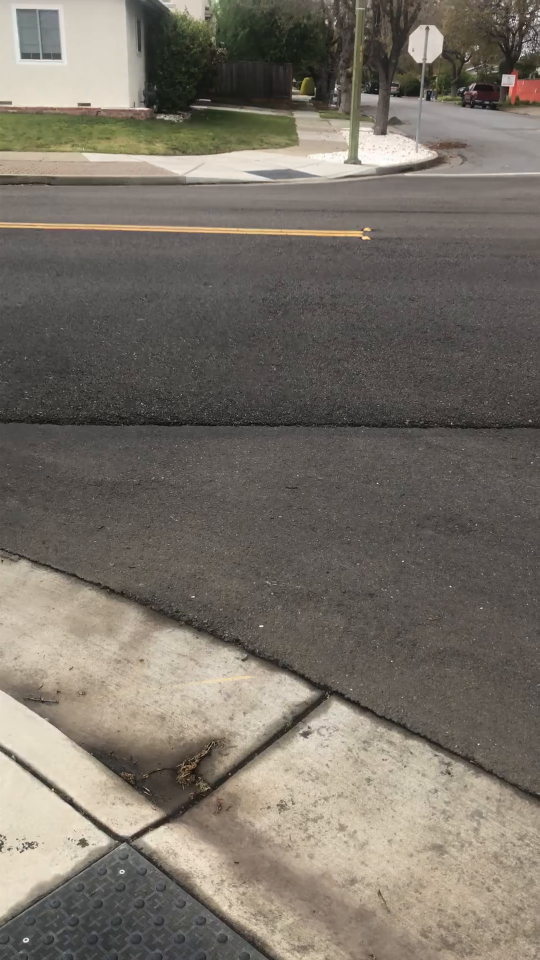
#> input picture frame 4 of IMG_0145.MOV, 1080 x 1920 px, given in place of IMG_0159.MOV, which was not available (shown at 1/2 size)
$ python crossing_finder.py
#> lines starting #> are read from the running program, lines starting #| are printed output that depends on the picture; after the words box and inside, x2 and y2 are one past the last pixel; in counts of white or black regions, pixels touching at a corner belong together; pictures that were not available may be replaced by others from this repository, and a replacement may not be noted
#> further down, frame is the input picture: shape (1920, 1080, 3); mean B, G, R 102.7, 112.7, 119.5
import cv2
import numpy as np
import time
import math

def drawline(img, pt1, pt2, color, thickness=1, style='dotted', gap=20):
    dist =((pt1[0]-pt2[0])**2+(pt1[1]-pt2[1])**2)**.5
    pts= []
    for i in  np.arange(0,dist,gap):
        r = i/dist
        x = int((pt1[0]*(1-r)+pt2[0]*r) + .5)
        y = int((pt1[1]*(1-r)+pt2[1]*r) + .5)
        p = (x,y)
        pts.append(p)

    if style == 'dotted':
        for p in pts:
            cv2.circle(img,p,thickness,color,-1)
    else:
        s = pts[0]
        e = pts[0]
        i = 0
        for p in pts:
            s = e
            e = p
            if i % 2 == 1:
                cv2.line(img, s, e, color, thickness)
            i += 1

def get_crossing(frame):
    orig_frame = cv2.resize(frame, (204, 360))
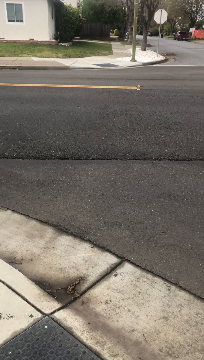
#> orig_frame: shape (360, 204, 3); mean B, G, R 102.6, 112.7, 119.4

    frame = orig_frame[120:244]
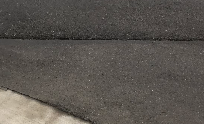
#> frame: shape (124, 204, 3); mean B, G, R 79.8, 85.2, 90.1

    lower = np.array([170, 170, 170])
    upper = np.array([230, 230, 230])

    mask = cv2.inRange(frame, lower, upper)
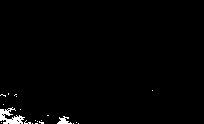
#> mask: shape (124, 204); 1.3% white; 21 white regions (19 under 20 px), largest, box (x1, y1, x2, y2) and area: (0, 107, 25, 124) 211, (57, 116, 72, 124) 63
    result = cv2.bitwise_and(frame, frame, mask = mask)

    gray = cv2.cvtColor(result, cv2.COLOR_BGR2GRAY)

    _, gray = cv2.threshold(gray, 150, 255, cv2.THRESH_BINARY)

    kernel_size = 25
    blur = cv2.GaussianBlur(gray, (kernel_size, kernel_size), 0)
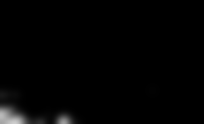
#> blur: shape (124, 204); min 0, max 205, mean 3.2
    low_t = 50
    high_t = 150

    center_x = 0
    num = 0

    for i in range(result.shape[0]):
        for j in range(result.shape[1]):
            if (blur[i][j] > 90):
                num += 1
                orig_frame[i+120][j] = (0, 255, 0)
                center_x += j
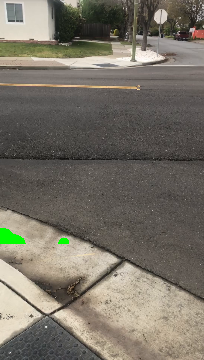
#> orig_frame: shape (360, 204, 3); 0.47% of pixels changed, all inside (x1, y1, x2, y2) = (0, 228, 69, 244)
#> after the loop, center_x = 6349; num = 344
    center_x /= max(1, num)
#> center_x = 18.46

    drawline(orig_frame, [int(center_x), 140], [int(center_x), orig_frame.shape[0]], (0, 0, 255), 3)


    edges = cv2.Canny(blur, low_t, high_t)
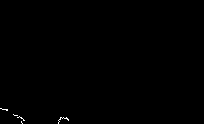
#> edges: shape (124, 204); 0.19% white in thin lines or dots, all inside (x1, y1, x2, y2) = (0, 108, 69, 124)

    # binary = cv2.bitwise_and(blur, blur)

    crosswalk_visible = False
    crossing_line = center_x
#> crossing_line = 18.46

    (contours,_) = cv2.findContours(edges, cv2.RETR_EXTERNAL, cv2.CHAIN_APPROX_NONE)
#> contours = 5 contours, all with area under 20

    for contour in contours:
        min_rect = cv2.minAreaRect(contour)

        box = cv2.boxPoints(min_rect)
        box = np.int0(box)

        y = abs(box[2][1] - box[0][1])
        x = abs(box[2][0] - box[0][0])


        if (y/max(1, x) > 1 and y > 10):
            # cv2.line(orig_frame, [box[0][0] - 5, box[0][1] + 120], [box[2][0], box[2][1] + 240], (0, 255, 0), 10)
            crosswalk_visible = True
            # crosswalk_location = [[box[0][0] - 5, box[0][1] + 120], [box[2][0], box[2][1] + 240]]
            break
#> this loop made 5 passes
#> (min_rect, box, y, x) on passes 2 to 5: (((62.39, 119), (10.73, 5.17), -16.7), [[58, 123], [56, 118], [66, 114], [68, 119]], 9, 8), (((20.8, 117.9), (1.79, 7.6), -63.43), [[23, 120], [17, 117], [17, 115], [24, 118]], 5, 6), (((14.91, 114.9), (0.728, 4.12), -75.96), [[16, 115], [12, 114], [13, 114], [17, 115]], 1, 3), (((3.5, 109), (1.15, 7.23), -80.54), [[6, 110], [0, 108], [0, 107], [7, 109]], 3, 6)
#> (contour, min_rect, box, y, x) on pass 1: ([[21, 121], [21, 122], [22, 123], [21, 122]], ((21.3, 122.1), (0.447, 2.24), -26.57), [[21, 123], [20, 121], [21, 121], [22, 123]], 2, 0)

    return crosswalk_visible, orig_frame, crossing_line


if __name__ == '__main__':
    path = "C:\\Users\\knott\\2024-hack-cupertino-proj\\IMG_0159.MOV"
    vid = cv2.VideoCapture(path)

    while vid.isOpened():
        _, frame = vid.read()

        _, frame, _ = get_crossing(frame)

        cv2.imshow("FRAME", frame)

        key = cv2.waitKey(1)
#> (key q is pressed here)

        if key == ord('q'):
            break

$ run again, starting later in the video
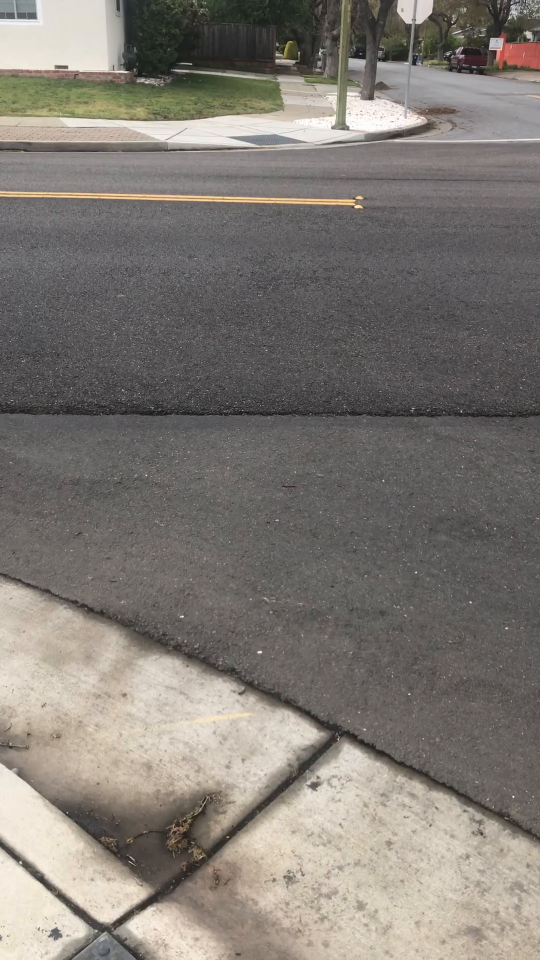
#> input picture frame 36 of IMG_0145.MOV, 1080 x 1920 px, given in place of IMG_0159.MOV, which was not available (shown at 1/2 size)
#> frame is the input picture: shape (1920, 1080, 3); mean B, G, R 115.7, 121.9, 127.4
#> frame: shape (124, 204, 3)
#> in get_crossing, `mask = cv2.inRange(frame, lower, upper)`:
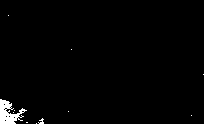
#> mask: shape (124, 204); 1.5% white; 11 white regions (10 under 20 px), largest, box (x1, y1, x2, y2) and area: (0, 99, 27, 124) 340
#> after the loop in get_crossing, `for i in range(result.shape[0]):`:
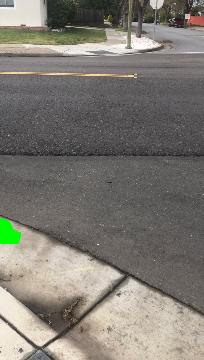
#> orig_frame: shape (360, 204, 3); mean B, G, R 114.6, 122.2, 126.1
#> edges: shape (124, 204); 0.14% white in thin lines or dots, all inside (x1, y1, x2, y2) = (0, 99, 19, 124)
#> contours = 3 contours, all with area under 20
#> the loop in get_crossing, `for contour in contours:` made 3 passes
#> (min_rect, box, y, x, crosswalk_visible) on pass 3: (((6.79, 102.6), (3.83, 14.87), -47.73), [[11, 109], [0, 99], [2, 96], [13, 106]], 13, 9, True)
